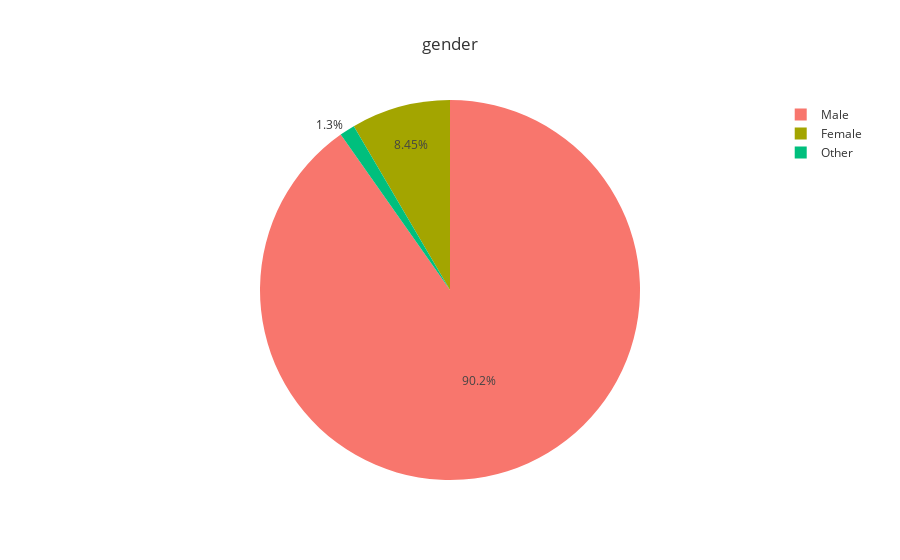

Here is the notebook cell this chart was saved with:
### Code cell
fig = px.pie(X_data['gender'].value_counts(), values='gender', names = X_data['gender'].value_counts().index,title = 'gender',template='ggplot2')
fig.show()

### Figure 1 — Plotly figure (JSON) as saved in the notebook; plotly's stock layout.template omitted (floating-point values rounded to 4 significant figures)
{"data": [{"domain": {"x": [0, 1], "y": [0, 1]}, "hovertemplate": "label=%{label}<br>gender=%{value}<extra></extra>", "labels": ["Male", "Female", "Other"], "legendgroup": "", "name": "", "showlegend": true, "type": "pie", "values": [13221, 1238, 191]}], "layout": {"legend": {"tracegroupgap": 0}, "title": {"text": "gender"}}}
